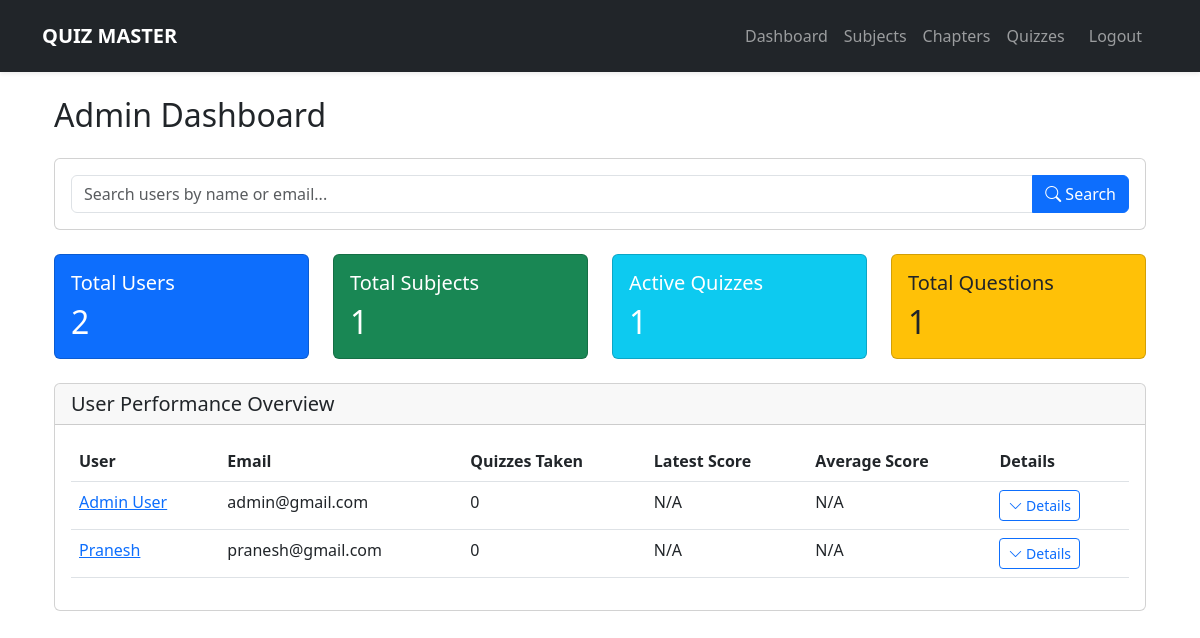
The app's page /admin/dashboard (signed in) with its own data.
### models.py (models this page shows, shortened)
class User(UserMixin, db.Model):
    id = db.Column(db.Integer, primary_key=True)
    username = db.Column(db.String(80), unique=True, nullable=False)
    password_hash = db.Column(db.String(128))
    full_name = db.Column(db.String(120))
    qualification = db.Column(db.String(120))
    dob = db.Column(db.Date)
    is_admin = db.Column(db.Boolean, default=False)
    created_at = db.Column(db.DateTime, default=datetime.utcnow)
    scores = db.relationship('Score', backref='user', lazy=True)

### app.py (the view, shortened to what this page needs)
@app.route('/admin/dashboard')
@login_required
def admin_dashboard():
    if not current_user.is_admin:
        return redirect(url_for('user_dashboard'))
    search_query = request.args.get('search', '')
    users_query = User.query.filter(or_(
        User.username.ilike(f'%{search_query}%'),
        User.full_name.ilike(f'%{search_query}%')
    ))
    user_scores = []
    for user in users_query.all():
        scores = Score.query.filter_by(user_id=user.id)\
            .order_by(Score.timestamp.desc())\
            .all()
        latest_score = None
        average_score = None
        user_scores.append({
            'user': user,
            'scores': scores,
            'latest_score': latest_score,
            'average_score': average_score
        })
    stats = {
        'users': User.query.count(),
        'subjects': Subject.query.count(),
        'quizzes': Quiz.query.count(),
        'questions': Question.query.count()
    }
    return render_template('admin/dashboard.html',
                         stats=stats,
                         user_scores=user_scores,
                         search_query=search_query)

### app.py (called while the page is built)
@login_manager.user_loader
def load_user(user_id):
    return User.query.get(int(user_id))

### templates/admin/dashboard.html (shortened to what this page needs)
{% extends "base.html" %}
{% block content %}
<div class="container-fluid">
    <h2 class="mb-4">Admin Dashboard</h2>
    <div class="card mb-4">
        <div class="card-body">
            <form method="GET" action="{{ url_for('admin_dashboard') }}">
                <div class="input-group">
                    <input type="text" class="form-control"
                           name="search"
                           placeholder="Search users by name or email..."
                           value="{{ search_query }}">
                    <button class="btn btn-primary" type="submit">
                        <i class="bi bi-search"></i> Search
                    </button>
                </div>
            </form>
        </div>
    </div>
    <div class="row g-4 mb-4">
        <div class="col-md-3">
            <div class="card bg-primary text-white">
                <div class="card-body">
                    <h5 class="card-title">Total Users</h5>
                    <h2 class="card-text">{{ stats.users }}</h2>
                </div>
            </div>
        </div>
        <div class="col-md-3">
            <div class="card bg-success text-white">
                <div class="card-body">
                    <h5 class="card-title">Total Subjects</h5>
                    <h2 class="card-text">{{ stats.subjects }}</h2>
                </div>
            </div>
        </div>
        <div class="col-md-3">
            <div class="card bg-info text-white">
                <div class="card-body">
                    <h5 class="card-title">Active Quizzes</h5>
                    <h2 class="card-text">{{ stats.quizzes }}</h2>
                </div>
            </div>
        </div>
        <div class="col-md-3">
            <div class="card bg-warning text-dark">
                <div class="card-body">
                    <h5 class="card-title">Total Questions</h5>
                    <h2 class="card-text">{{ stats.questions }}</h2>
                </div>
            </div>
        </div>
    </div>
    <div class="card">
        <div class="card-header">
            <h5 class="card-title mb-0">User Performance Overview</h5>
        </div>
        <div class="card-body">
            <div class="table-responsive">
                <table class="table table-hover">
                    <thead>
                        <tr>
                            <th>User</th>
                            <th>Email</th>
                            <th>Quizzes Taken</th>
                            <th>Latest Score</th>
                            <th>Average Score</th>
                            <th>Details</th>
                        </tr>
                    </thead>
                    <tbody>
                        {% for data in user_scores %}
                        <tr>
                            <td>
                                <a href="{{ url_for('view_user', user_id=data.user.id) }}">
                                    {{ data.user.full_name }}
                                </a>
                            </td>
                            <td>{{ data.user.username }}</td>
                            <td>{{ data.scores|length }}</td>
                            <td>
                                {% if data.latest_score %}
                                    {{ data.latest_score|round(1) }}%
                                {% else %}
                                    N/A
                                {% endif %}
                            </td>
                            <td>
                                {% if data.average_score %}
                                    {{ data.average_score|round(1) }}%
                                {% else %}
                                    N/A
                                {% endif %}
                            </td>
                            <td>
                                <button class="btn btn-sm btn-outline-primary"
                                        type="button"
                                        data-bs-toggle="collapse"
                                        data-bs-target="#scores-{{ data.user.id }}">
                                    <i class="bi bi-chevron-down"></i> Details
                                </button>
                            </td>
                        </tr>
                        {% endfor %}
                    </tbody>
                </table>
            </div>
        </div>
    </div>
</div>
{% endblock %}

### records on screen
User: user.full_name "Admin User", user.username "admin@gmail.com"
User: user.full_name "Pranesh", user.username "pranesh@gmail.com"

### other values on screen
{{ stats.users }} "2"
{{ stats.subjects }} "1"
{{ stats.quizzes }} "1"
{{ stats.questions }} "1"
{{ data.scores|length }} "0" "0"
